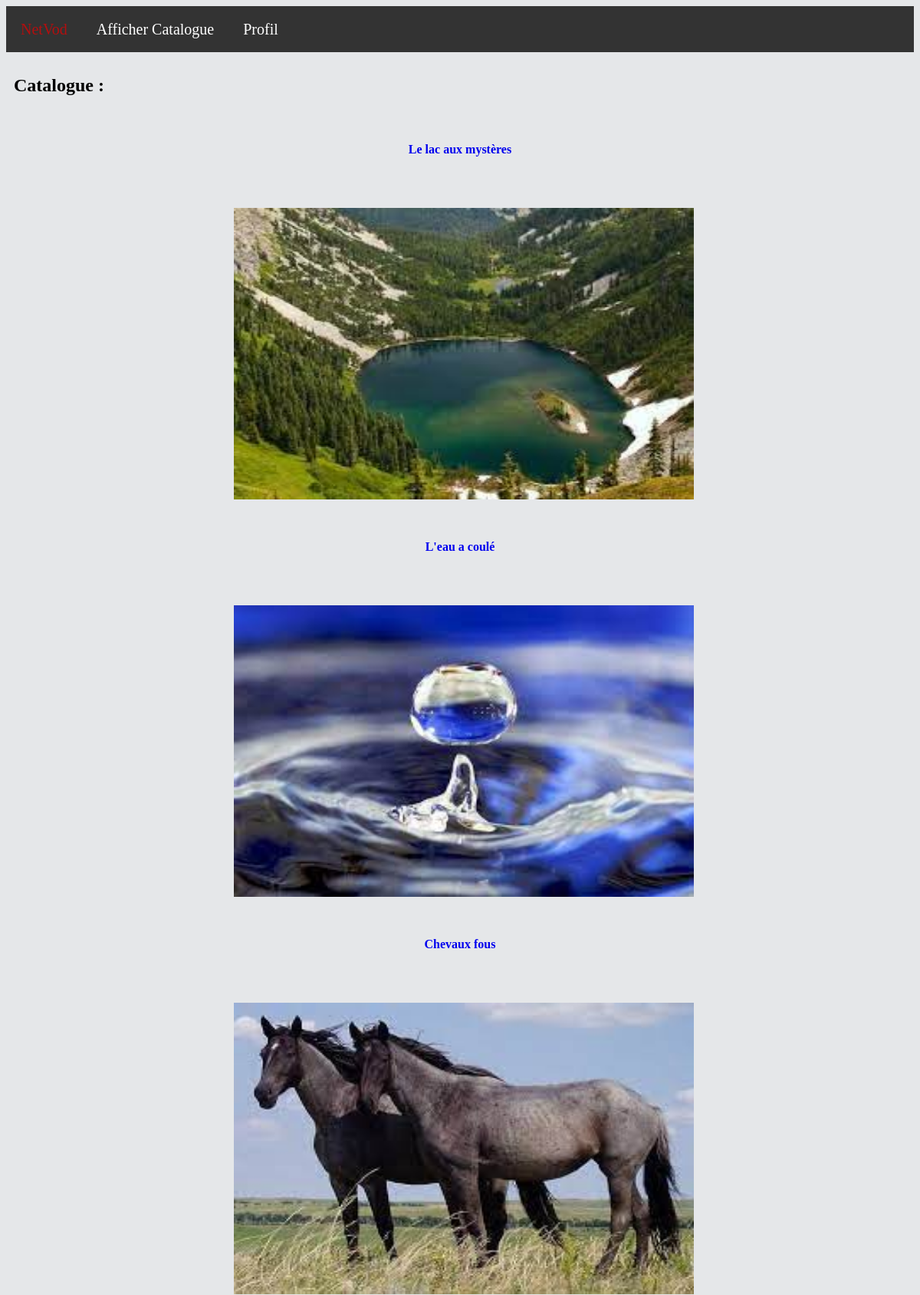
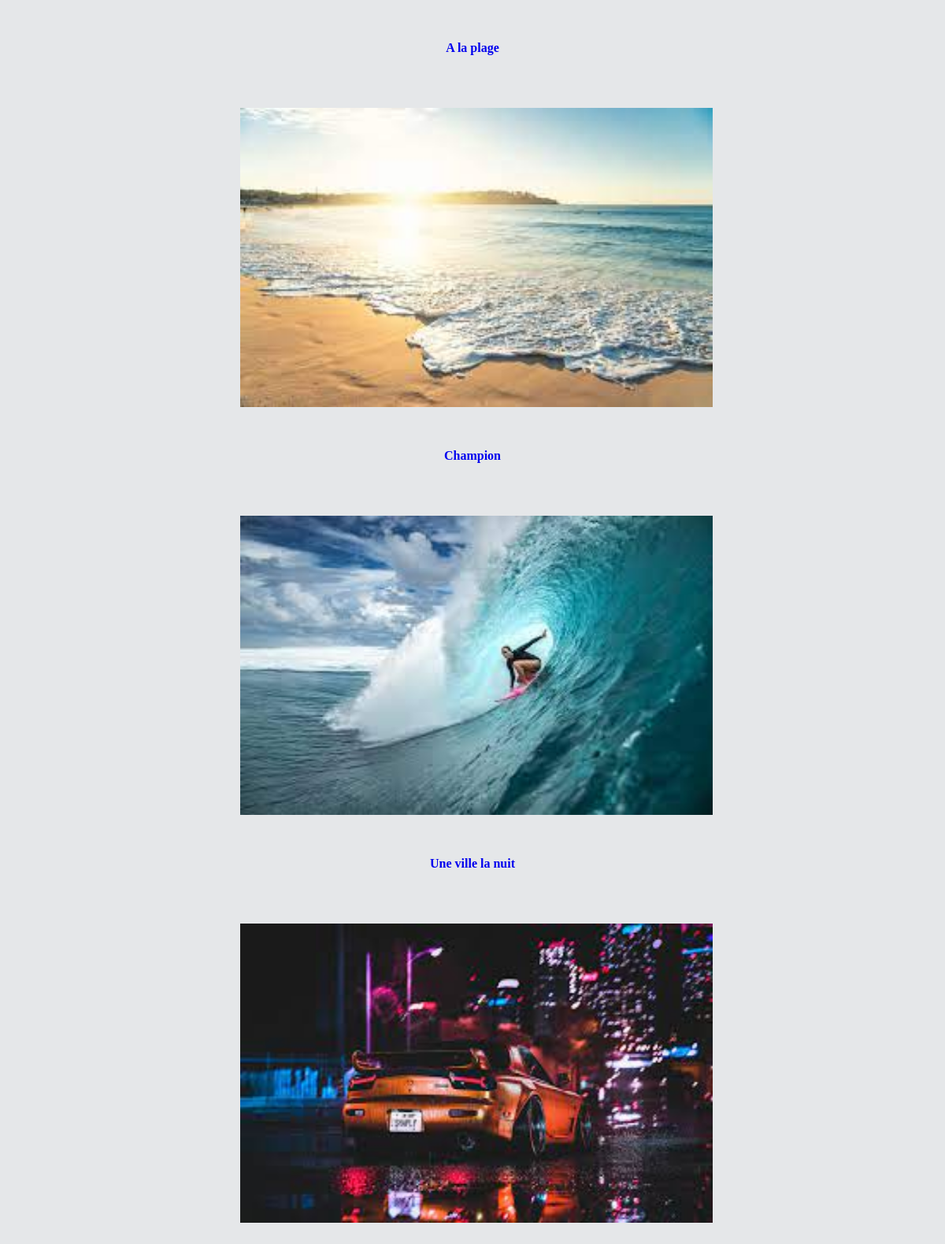
/?action=display-catalogue (signed in), run on the app's committed database (2 pictures, top to bottom).
### tables this page shows
CREATE TABLE `serie` (
  `id` int(11) NOT NULL,
  `titre` varchar(128) NOT NULL,
  `descriptif` text NOT NULL,
  `img` varchar(256) NOT NULL,
  `genre` varchar(256) NOT NULL,
  `publicVise` varchar(256) NOT NULL,
  `annee` int(11) NOT NULL,
  `date_ajout` date NOT NULL
);

### src/classes/action/Action.php (called while the page is built, shortened)
<?php
abstract class Action {
    public function __construct(){
        $this->http_method = $_SERVER['REQUEST_METHOD'];
    }
}

### index.php (called while the page is built, shortened)
<?php
$html = new Dispatcher();
$html->run();

### src/classes/video/Serie.php (called while the page is built, shortened)
<?php
class Serie
{
    public function __construct(string $titre, string $img, string $genre, string $publiqueVise, string $descriptif, string $sortie, string $dateAjout,int $id, array $listEpisode = [])
    {
        $this->img = $img;
        $this->titre = $titre;
        $this->id = $id;
    }
    public function __get(string $at): mixed
    {
        if (property_exists($this, $at)) {
            return $this->$at;
        } else {
            throw new \Exception("$at: invalid property");
        }
    }
}

### src/classes/render/CatalogueRender.php (the view, shortened to what this page needs)
<?php
class CatalogueRender extends Render
{
    protected Serie $serie;
    public function __construct(Serie $serie)
    {
        $this->serie = $serie;
    }
    public function render(int $selector = 1): string
    {
        $res = "";
        if($selector===1) {
            $res = "<a href='?action=display-serie&id=" . $this->serie->id . "'>";
            $res .= "<h4><center>" . $this->serie->titre . "</h4>";
            $res .= "<center><a href='?action=display-serie&id=" . $this->serie->id . "' id='lien'><div class=zoom>
                    <div class=image>
                    <img src='Image/" . $this->serie->img . "' width='600' height='380'></a></center><br>
                    </div>
                    </div>";
        }
        return $res;
    }
}

### src/classes/action/DisplayCatalogueAction.php (shortened to what this page needs)
<?php
class DisplayCatalogueAction extends \iutnc\netvod\action\Action
{
    public function execute(): string
    {
        $bdd = ConnectionFactory::makeConnection();
        $res = "";
        if ($this->http_method == "GET") {
            $res = "<h2>Catalogue : </h2> ";
            $c1 = $bdd->query("SELECT * from serie");
            $c1->execute();
            while ($d = $c1->fetch()) {
                $serie = new Serie($d['titre'],$d['img'], $d['genre'], $d['publicVise'], $d['descriptif'], $d['annee'],$d['date_ajout'], $d['id']);
                $render = new CatalogueRender($serie);
                $res .= $render->render();
            }
        }
        return $res;
    }
}

### src/classes/dispatcher/Dispatcher.php (shortened to what this page needs)
<?php
class Dispatcher
{
    protected ?string $action = null;
    public function __construct()
    {
        $this->action = $_GET['action'] ?? null;
    }
    public function run(): void
    {
        switch ($this->action) {
            case 'display-catalogue':
                $act = new DisplayCatalogueAction();
                $html = $act->execute();
                break;
        }
        print($this->renderPage($html));
    }
    private function renderPage(string $res): string
    {
        if(isset($_SESSION['user'])) {
            return "<!DOCTYPE html>
                    <html lang='fr'>
                    <head>
                        <title>NetVOD</title>
                        <meta charset='UTF-8' />
                        <link rel='stylesheet' href='css/style.css'>
                    </head>
                    <header>
                    <ul>
                        <li><a href='./' id='Netvod'>NetVod</a></li>
                        <li><a href='?action=display-catalogue'>Afficher Catalogue</a></li>
                        <li><a href='?action=profil'>Profil</a></li>
                    </ul>
                    </header>
                    <body>
                    $res
                    </body>
                    </html>";
        }
        return "";
    }
}

### css/style.css (style rules this page uses)
a { height: 20px; outline: none; text-decoration: none; padding: 2px 1px 0; }
h2 { padding: 10px; }
h4 { padding: 10px; margin-bottom: 3px; margin-top: 3px; }
ul { list-style-type: none; margin: 0; padding: 0; overflow: hidden; background-color: #333; height: 60px; }
.image { width: 100%; height: 100%; }
.zoom { width: 50%; height: 20%; }
.image img { -webkit-transition: all 1s ease; -moz-transition: all 1s ease; -ms-transition: all 1s ease; -o-transition: all 1s ease; transition: all 1s ease; }
li { float: left; }
li a { display: block; color: white; text-align: center; padding: 19px 19px; text-decoration: none; font-size: 20px; }
#Netvod { color:#B30F0FFF; }
body { background: #E5E7E9; }

### data on the page
serie: titre "Le lac aux mystères", img (picture)
serie: titre "L'eau a coulé", img (picture)
serie: titre "Chevaux fous", img (picture)
serie: titre "A la plage", img (picture)
serie: titre "Champion", img (picture)
serie: titre "Une ville la nuit", img (picture)
